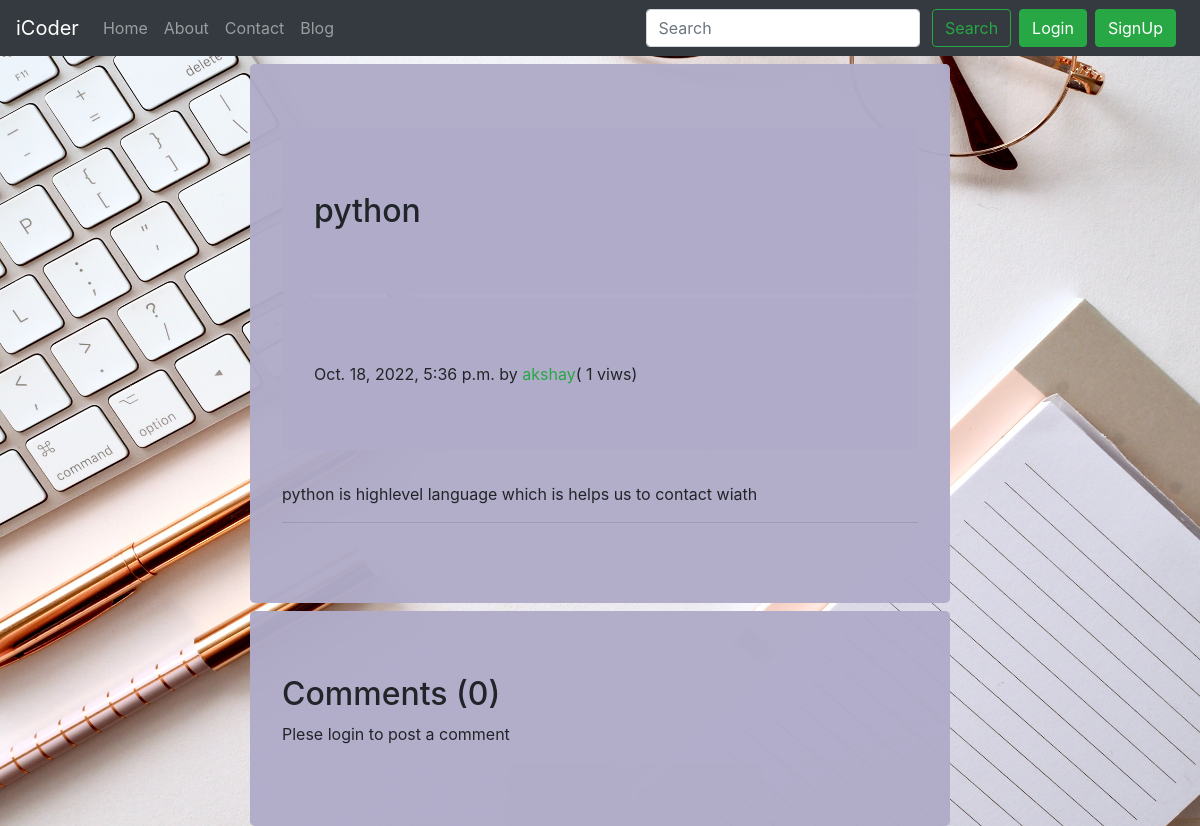
The app's page /blog/akshaysharma with its own data.
### blog/models.py (models this page shows, shortened)
class Post(models.Model):
    sno = models.AutoField(primary_key=True)
    title = models.CharField(max_length=255)
    content = RichTextField(blank=True,null=True)
    author = models.CharField(max_length=100)
    slug = models.CharField(max_length=50)
    views = models.IntegerField(default=0)
    timeStamp = models.DateTimeField(default=now)

### blog/views.py (the view)
# urls.py: path('<str:slug>',views.blogPost, name='blogPost'),
def blogPost(request,slug):
    post = Post.objects.filter(slug=slug).first()
    post.views = post.views + 1
    post.save()
    comments = BlogComment.objects.filter(post=post, parent=None)
    replies = BlogComment.objects.filter(post=post).exclude(parent=None)
    replyDict = {}
    for reply in replies:
        if reply.parent.sno not in replyDict.keys():
            replyDict[reply.parent.sno]=[reply]
        else:
            replyDict[reply.parent.sno].append(reply)
    context = {'post':post,'comments':comments ,'user':request.user,'replyDict':replyDict}
    return render(request,'blog/blogPost.html',context)

### templates/blog/blogPost.html (shortened to what this page needs)
{% extends 'base.html' %}
{% block body %}
{% load humanize %}
{% load extras %}
<div class="jumbotron container my-2 col-md-7"style="background-color:#b0acc9f7" >
  <h2 class="jumbotron blog-post-title mb-1"style="background-color:#b0acc9f7" >{{post.title}}</h2>
  <p class="jumbotron blog-post-meta "style="background-color:#b0acc9f7" >{{post.timeStamp}} by <a class="text-success" href="/about">{{post.author}}</a>(<span> {{post.views}} viws</span>)</p>
  <p>{{post.content|safe}}</p>
  <hr>
</div>
<div class="jumbotron container my-0 col-md-7"style="background-color:#b0acc9f7" >
  <h2>Comments ({{comments.count}})</h2>
  <div class="my-2">
    {% if user.is_authenticated %}
    <form action="/blog/postComment" method="post">
      {% csrf_token %}
      <div class="jumbotron form-group"style="background-color:#b0acc9f7" >
          <label for="exampleInputEmail1">Post Comment </label>
          <input type="text" class="form-control" name="comment" placeholder="Enter comment here">
      </div>
      <input type="hidden" name="postSno" value="{{post.sno}}">
      <input type="hidden" name="parentSno" value="">
      <button type="submit" class="btn btn-success">Submit</button>
  </form>
    {% else %}
    <p>Plese login to post a comment</p>
    {% endif %}
  </div>
</div>
{% endblock body %}

### templates/base.html (style rules this page uses)
body { background-image: url("/static/img/blog3.jpg"); background-repeat: no-repeat; background-attachment: fixed; background-size: 100% 100%; }

### records on screen
Post: title "python", timeStamp "Oct. 18, 2022, 5:36 p.m.", author "akshay", views "1", content "python is highlevel language which is helps us to contact wiath"

### other values on screen
{{ comments.count }} "0"
